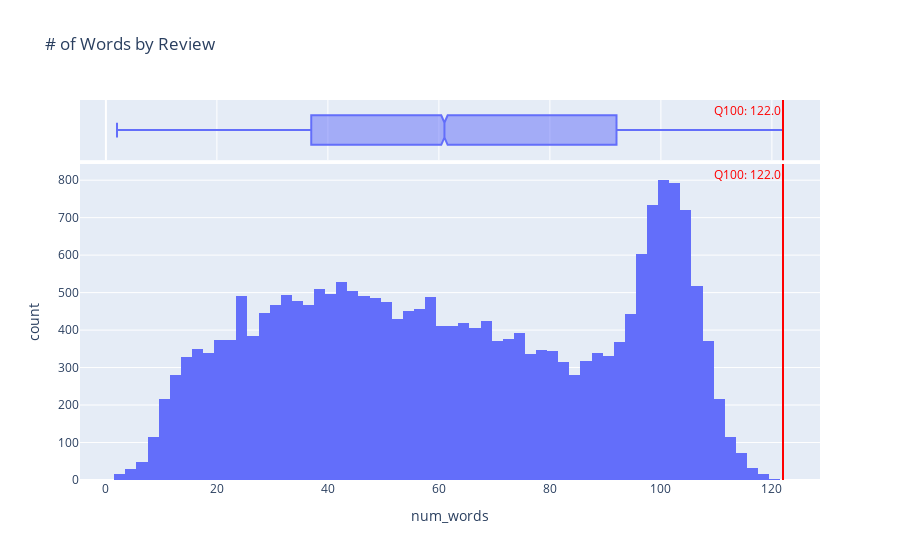

Notebook code cell kept with this figure:
### Code cell
fig = px.histogram(
    data_frame = df_num_words,
    x = 'num_words', 
    marginal = 'box',
    title = '# of Words by Review',
    height = 700
)
fig.add_vline(
    x = df_num_words['num_words'].quantile(1), 
    line_color = 'red', 
    annotation_text = f"Q100: {df_num_words['num_words'].quantile(1)}",
    annotation_font_color = 'red',
    annotation_position = 'top left'
)

### Figure 1 — Plotly figure (JSON) as saved in the notebook; plotly's stock layout.template omitted (floating-point values rounded to 4 significant figures; data arrays with more than 128 entries replaced by an {"elided": "..."} marker saying what was removed)
{"data": [{"alignmentgroup": "True", "bingroup": "x", "hovertemplate": "num_words=%{x}<br>count=%{y}<extra></extra>", "legendgroup": "", "marker": {"color": "#636efa", "pattern": {"shape": ""}}, "name": "", "offsetgroup": "", "orientation": "v", "showlegend": false, "type": "histogram", "x": {"elided": "22626 int values"}, "xaxis": "x", "yaxis": "y"}, {"alignmentgroup": "True", "hovertemplate": "num_words=%{x}<extra></extra>", "legendgroup": "", "marker": {"color": "#636efa"}, "name": "", "notched": true, "offsetgroup": "", "showlegend": false, "type": "box", "x": {"elided": "22626 int values"}, "xaxis": "x2", "yaxis": "y2"}], "layout": {"annotations": [{"font": {"color": "red"}, "showarrow": false, "text": "Q100: 122.0", "x": 122, "xanchor": "right", "xref": "x", "y": 1, "yanchor": "top", "yref": "y domain"}, {"font": {"color": "red"}, "showarrow": false, "text": "Q100: 122.0", "x": 122, "xanchor": "right", "xref": "x2", "y": 1, "yanchor": "top", "yref": "y2 domain"}], "autosize": true, "barmode": "relative", "legend": {"tracegroupgap": 0}, "shapes": [{"line": {"color": "red"}, "type": "line", "x0": 122, "x1": 122, "xref": "x", "y0": 0, "y1": 1, "yref": "y domain"}, {"line": {"color": "red"}, "type": "line", "x0": 122, "x1": 122, "xref": "x2", "y0": 0, "y1": 1, "yref": "y2 domain"}], "title": {"text": "# of Words by Review"}, "xaxis": {"anchor": "y", "autorange": true, "domain": [0, 1], "range": [-4.667, 128.7], "title": {"text": "num_words"}, "type": "linear"}, "xaxis2": {"anchor": "y2", "autorange": true, "domain": [0, 1], "matches": "x", "range": [-4.667, 128.7], "showgrid": true, "showticklabels": false, "type": "linear"}, "yaxis": {"anchor": "x", "autorange": true, "domain": [0, 0.8316], "range": [0, 843.2], "title": {"text": "count"}}, "yaxis2": {"anchor": "x2", "autorange": true, "domain": [0.8416, 1], "matches": "y2", "range": [-0.5, 0.5], "showgrid": false, "showline": false, "showticklabels": false, "ticks": "", "type": "category"}}}
